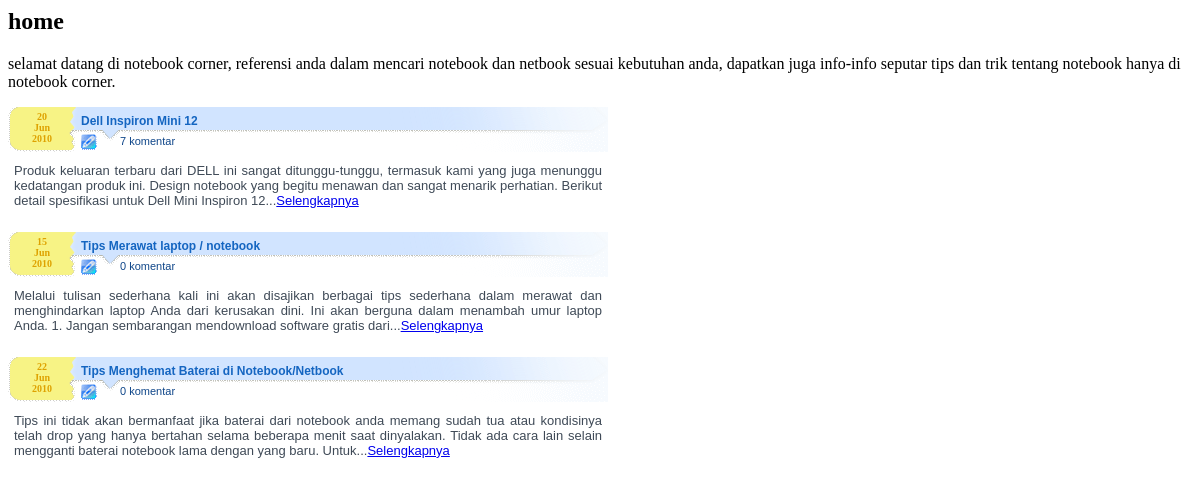
The app's page /home.php with its own data.
### tables this page shows
CREATE TABLE IF NOT EXISTS `artikel` (
  `idartikel` int(5) NOT NULL auto_increment,
  `idcateg` int(5) NOT NULL,
  `judul` varchar(100) NOT NULL,
  `isi` text NOT NULL,
  `time` date NOT NULL,
  PRIMARY KEY  (`idartikel`)
);

### funct/dbConnect.php (called while the page is built, shortened)
<?php
	function doQuery($sql)
	{
		$result = mysql_query ($sql) or die ("ERROR: Unable to query database." . mysql_error());
        return $result;
	}
?>

### funct/fungsi_indotgl.php (called while the page is built, shortened)
<?php
	function tgl_indo($bln){
			$bulan = getBulan(substr($bln,5,2));
			return $bulan;
	}
	function getBulan($bln){
				switch ($bln){
					case 6:
						return "Jun";
						break;
				}
			}
?>

### home.php (the view, shortened to what this page needs)
<?
echo "<h2>home</h2>
		<p>selamat datang di notebook corner, referensi anda dalam mencari notebook dan netbook sesuai kebutuhan anda,
		dapatkan juga info-info seputar tips dan trik tentang notebook hanya di notebook corner.</p>";
?>
<?
include_once "funct/dbConnect.php";
include_once "funct/fungsi_indotgl.php";
$data=doQuery("select * from artikel order by idartikel asc limit 0,3");
while($rs=mysql_fetch_array($data)){
$idartikel=$rs[idartikel];
$jmlkomen=doQuery("select count(*) AS komen from shoutbox where idartikel='$idartikel'");
$rskomen=mysql_fetch_array($jmlkomen);
$bulan=tgl_indo($rs[time]);
$isi_berita = htmlentities(strip_tags($rs[isi]));
    $isi = substr($isi_berita,0,250);
    $isi = substr($isi_berita,0,strrpos($isi," "));
?>
	<table class="postheader" cellpadding="2">
	<tr height="45">
	<td valign="top" width="60" align="center">
	<font size="1" color="#DEA200" style="font-weight:bold"><?=substr($rs[time],8,2)?><br /><?=$bulan?><br /><?=substr($rs[time],0,4)?></font></td>
	<td valign="top" align="left">
		<table><tr><td valign="middle" colspan="2"><a href="index.php?page=vartikel&id=<?=$idartikel?>" class="postjudul"><?=$rs[judul]?></a></td></tr>
				<tr><td width="35">&nbsp;</td><td class="postkomen"><?=$rskomen[komen]?> komentar</td></tr></table></td>
	</tr>
	</table>
	<table cellpadding="4" width="600"><tr><td class="postisi" align="justify"><? echo "$isi...<a href=\"index.php?page=vartikel&id=$idartikel\">Selengkapnya</a>"; ?></td></tr></table><br />
<?
}
?>

### home.php (style rules this page uses)
.postheader { background: url(images/bg_artikel.gif) repeat-x; width: 600px; }
.postjudul { font-family:Arial, Helvetica, sans-serif; font-size:12px; font-weight:bold; color:#1465C1; text-decoration:none; }
.postkomen { font-family:Arial, Helvetica, sans-serif; font-size:11px; color:#0F4689; }
.postisi { font-family:Arial, Helvetica, sans-serif; font-size:13px; color:#3F4A57; }

### records on screen
artikel: time "20", time "Jun", time "2010", judul "Dell Inspiron Mini 12", rskomen "7", isi "Produk keluaran terbaru dari DELL ini sangat ditunggu-tunggu, termasuk kami yang juga menunggu kedatangan produk ini. Design notebook yang begitu menawan dan sangat menarik perhatian. Berikut detail spesifikasi untuk Dell Mini Inspiron 12"
artikel: time "15", time "Jun", time "2010", judul "Tips Merawat laptop / notebook", rskomen "0", isi "Melalui tulisan sederhana kali ini akan disajikan berbagai tips sederhana dalam merawat dan menghindarkan laptop Anda dari kerusakan dini. Ini akan berguna dalam menambah umur laptop Anda. 1. Jangan sembarangan mendownload software gratis dari"
artikel: time "22", time "Jun", time "2010", judul "Tips Menghemat Baterai di Notebook/Netbook", rskomen "0", isi "Tips ini tidak akan bermanfaat jika baterai dari notebook anda memang sudah tua atau kondisinya telah drop yang hanya bertahan selama beberapa menit saat dinyalakan. Tidak ada cara lain selain mengganti baterai notebook lama dengan yang baru. Untuk"
